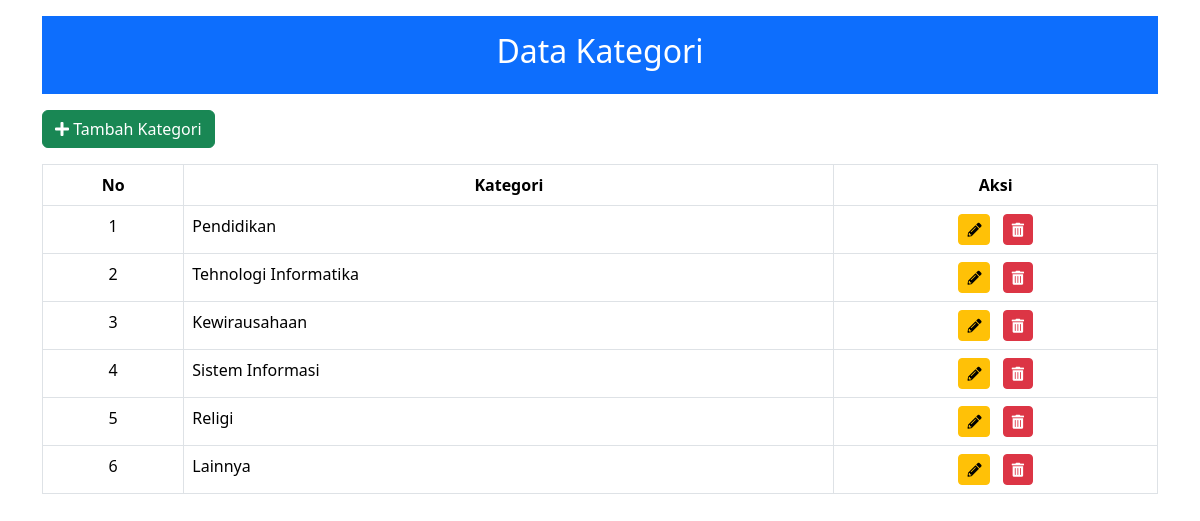
Before: /page/admin/kategori.php with the older database file.
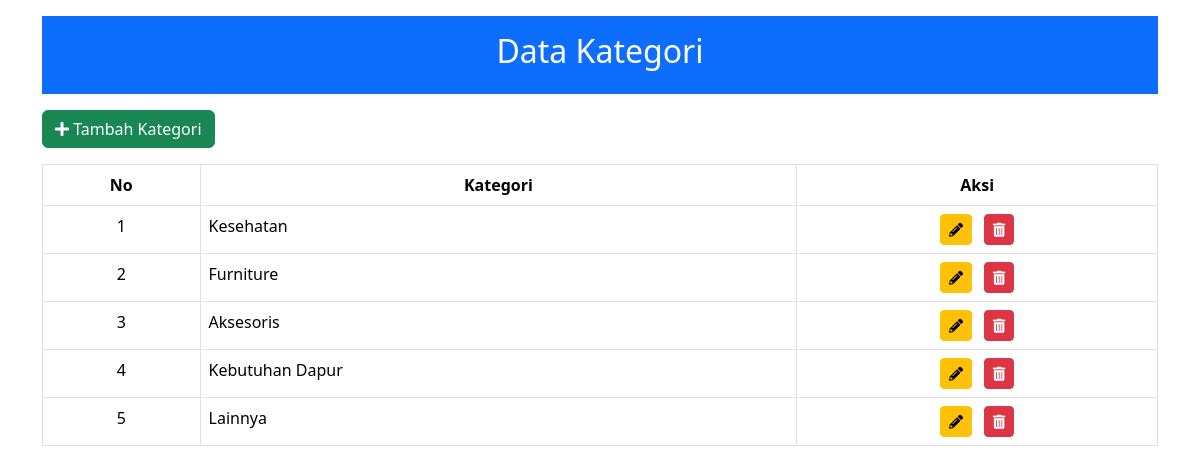
After: the same page with the newer database file.
### tables this page shows
CREATE TABLE `kategori` (
  `id_ketegori` int(11) NOT NULL,
  `kategori` varchar(70) NOT NULL
);

### page/admin/kategori.php (the view, shortened to what this page needs)
<?php
include "../../conn_terresa.php";
$no = 1;
$query_kategori = mysqli_query($conn,"SELECT * FROM kategori");
?>
<!DOCTYPE html>
<html lang="en">
<head>
    <link rel="stylesheet" href="https://cdn.jsdelivr.net/npm/bootstrap@5.3.1/dist/css/bootstrap.min.css">
    <link href="https://cdn.jsdelivr.net/npm/bootstrap-icons@1.18.0/font/bootstrap-icons.css" rel="stylesheet">
    <link rel="stylesheet" href="https://cdnjs.cloudflare.com/ajax/libs/font-awesome/5.15.4/css/all.min.css">
</head>
<body>
    <div class="container mt-3">
        <div class="text-center bg-primary text-white py-3">
            <h2>Data Kategori</h2>
        </div>
        <a href="index.php?page=kategori&aksi=input" class="btn btn-success mt-3"><i class="fas fa-plus"></i> Tambah Kategori</a>
        <div class="table-responsive mt-3">
            <table class="table table-bordered">
                <thead class="bg-light">
                    <tr>
                        <th class="text-center">No</th>
                        <th class="text-center">Kategori</th>
                        <th class="text-center">Aksi</th>
                    </tr>
                </thead>
                <tbody>
                    <?php
                    if ($query_kategori && mysqli_num_rows($query_kategori) > 0) {
                        while($data = mysqli_fetch_assoc($query_kategori)) { ?>
                            <tr>
                                <td class="text-center"><?php echo $no++ ?></td>
                                <td><?php echo $data['kategori'] ?></td>
                                <td class="text-center">
                                    <a href="index.php?page=kategori&aksi=edit&id=<?php echo $data['id_ketegori']; ?>" class="btn btn-warning btn-sm me-2"><i class="fas fa-pencil-alt"></i></a>
                                    <a href="hapus_kat.php?id=<?php echo $data['id_ketegori']; ?>" class="btn btn-danger btn-sm"><i class="fas fa-trash-alt"></i></a>
                                </td>
                            </tr>
                        <?php }
                    } else {
                        echo "<tr><td colspan='3'>No data found</td></tr>";
                    }
                    ?>
                </tbody>
            </table>
        </div>
    </div>
</body>
</html>

Changed rows visible on the page:
removed kategori: kategori "Religi"
changed kategori: kategori "Pendidikan" → "Kesehatan"
changed kategori: kategori "Tehnologi Informatika" → "Furniture"
changed kategori: kategori "Kewirausahaan" → "Aksesoris"
changed kategori: kategori "Sistem Informasi" → "Kebutuhan Dapur"
